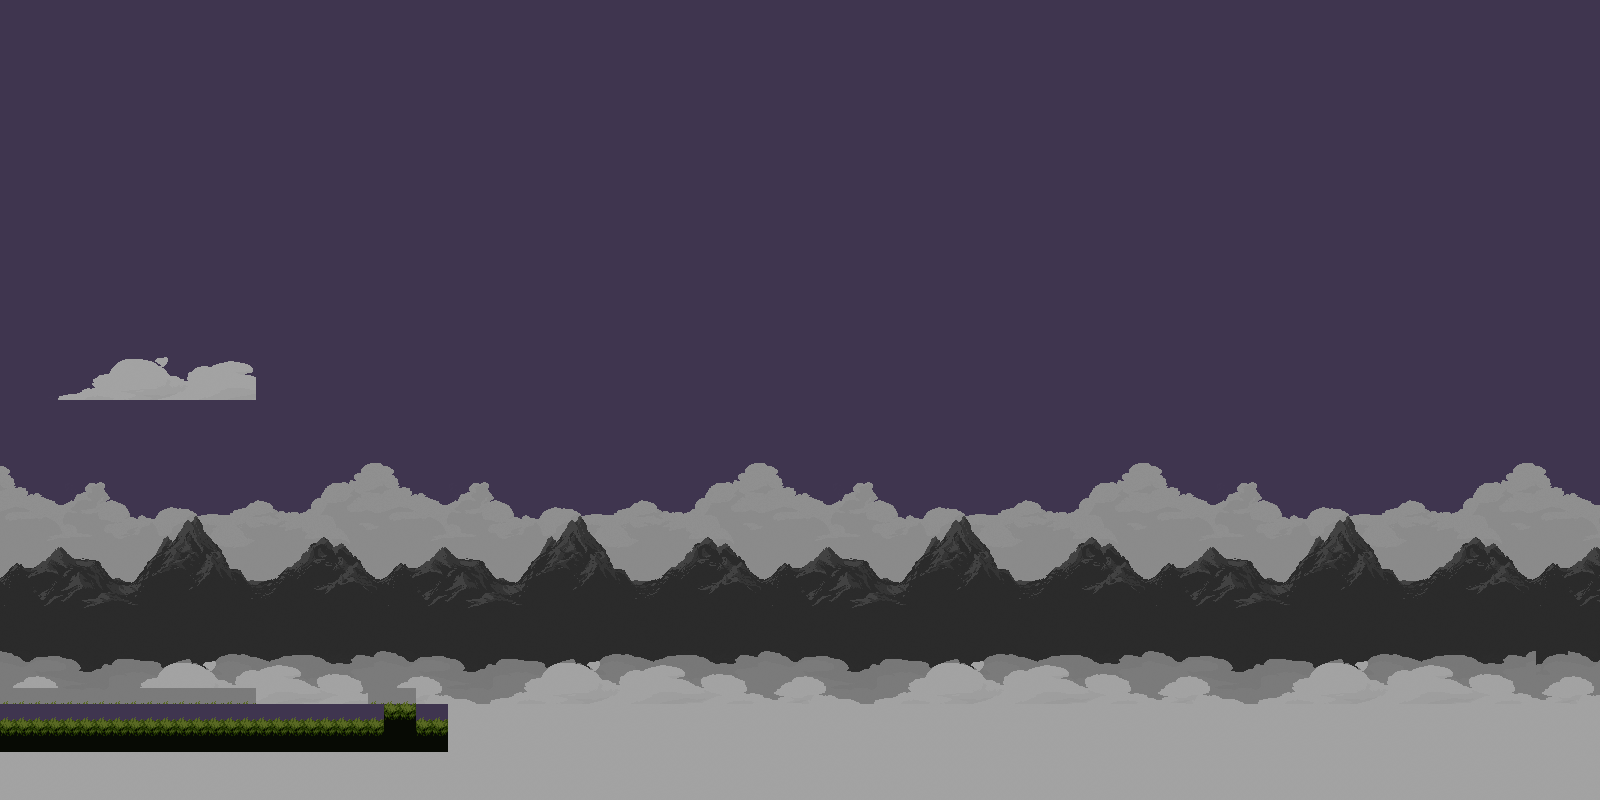

The image is a tile-based game level rendered from a .tmx file. Its description and source (layers, tilesets, objects; grid data summarised) follow:
An orthogonal 100x50 tile map with 16x16 px tiles, 5 tile layers (Layer01, Layer02, Layer03, Layer04, ...), 6 tilesets.

<map version="1.0" orientation="orthogonal" renderorder="right-down" width="100" height="50" tilewidth="16" tileheight="16" nextobjectid="17">
 <tileset firstgid="1" name="Assets1" tilewidth="16" tileheight="16" tilecount="675" columns="25">
  <image source="Assets1.png" width="400" height="432" />
 </tileset>
 <tileset firstgid="676" name="sky_lightened" tilewidth="16" tileheight="16" tilecount="312" columns="24">
  <image source="BackgroundLayers/sky_lightened.png" width="384" height="216" />
 </tileset>
 <tileset firstgid="988" name="clouds_MG_1" tilewidth="16" tileheight="16" tilecount="312" columns="24">
  <image source="BackgroundLayers/clouds_MG_1.png" width="384" height="216" />
  <tile id="269">
   <properties>
    <property name="speed_x" type="float" value="1" />
   </properties>
  </tile>
  <tile id="270">
   <properties>
    <property name="speed_x" type="float" value="1" />
   </properties>
  </tile>
  <tile id="271">
   <properties>
    <property name="speed_x" type="float" value="1" />
   </properties>
  </tile>
  <tile id="272">
   <properties>
    <property name="speed_x" type="float" value="1" />
   </properties>
  </tile>
  <tile id="273">
   <properties>
    <property name="speed_x" type="float" value="1" />
   </properties>
  </tile>
  <tile id="274">
   <properties>
    <property name="speed_x" type="float" value="1" />
   </properties>
  </tile>
  <tile id="293">
   <properties>
    <property name="speed_x" type="float" value="1" />
   </properties>
  </tile>
  <tile id="294">
   <properties>
    <property name="speed_x" type="float" value="1" />
   </properties>
  </tile>
  <tile id="295">
   <properties>
    <property name="speed_x" type="float" value="1" />
   </properties>
  </tile>
  <tile id="296">
   <properties>
    <property name="speed_x" type="float" value="1" />
   </properties>
  </tile>
  <tile id="297">
   <properties>
    <property name="speed_x" type="float" value="1" />
   </properties>
  </tile>
  <tile id="298">
   <properties>
    <property name="speed_x" type="float" value="1" />
   </properties>
  </tile>
 </tileset>
 <tileset firstgid="1300" name="clouds_MG_2" tilewidth="16" tileheight="16" tilecount="312" columns="24">
  <image source="BackgroundLayers/clouds_MG_2.png" width="384" height="216" />
 </tileset>
 <tileset firstgid="1612" name="mountains_lightened" tilewidth="16" tileheight="16" tilecount="312" columns="24">
  <image source="BackgroundLayers/mountains_lightened.png" width="384" height="216" />
 </tileset>
 <tileset firstgid="1924" name="clouds_BG" tilewidth="16" tileheight="16" tilecount="312" columns="24">
  <image source="BackgroundLayers/clouds_BG.png" width="384" height="216" />
 </tileset>
 <layer name="Layer01" width="100" height="50">
  <properties>
   <property name="speed_x" type="float" value="0" />
  </properties>
  <data>[5000 cells, 5000 non-empty, 311 distinct tile ids]</data>
 </layer>
 <layer name="Layer02" width="100" height="50">
  <properties>
   <property name="speed_x" type="float" value="0.3" />
  </properties>
  <data>[5000 cells, 1300 non-empty, 312 distinct tile ids]</data>
 </layer>
 <layer name="Layer03" width="100" height="50">
  <properties>
   <property name="speed_x" type="float" value="0.5" />
  </properties>
  <data>[5000 cells, 1100 non-empty, 264 distinct tile ids]</data>
 </layer>
 <layer name="Layer04" width="100" height="50">
  <properties>
   <property name="speed_x" type="float" value="0.7" />
  </properties>
  <data>[5000 cells, 800 non-empty, 192 distinct tile ids]</data>
 </layer>
 <layer name="Layer05" width="100" height="50">
  <properties>
   <property name="speed_x" type="float" value="0.9" />
  </properties>
  <data>[5000 cells, 1539 non-empty, 219 distinct tile ids]</data>
 </layer>
</map>
